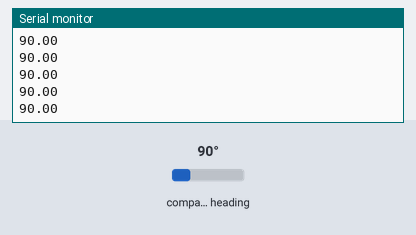
The sketch below on a simulated ESP32. On the bench: the last lines printed to the serial monitor. The inputs (shaded band) are chosen by the test bench; at power-on: compass heading 90°.

Above: at 1.2 s.
1.3 s: compass heading set to 7°
At 1.32 s:
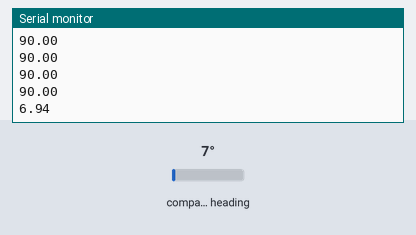
2.8 s: compass heading set to 180°
At 2.84 s:
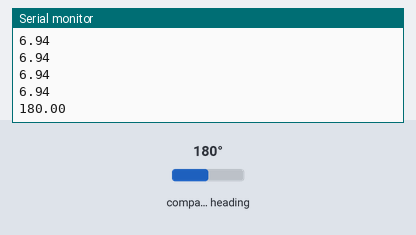
Timing chart, 0 to 5.8 s (numbered marks = the images above; inputs shaded):
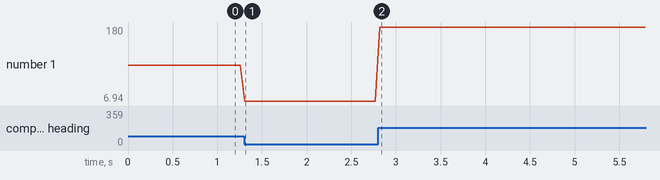

Measured:
- after the input at 1.3 s, the serial monitor: prints a new line at once (image 1)
- after the input at 2.8 s, the serial monitor: prints a new line at once (image 2)
- plotted number 1: 90 → 6.94 after the input at 1.3 s, 6.94 → 180 after the input at 2.8 s

The sketch:

as5600_testing.ino
```cpp
#include <Wire.h>
#include "AS5600.h"  // Include the AS5600 library header

AS5600 sensor(&Wire);  // Initialize the AS5600 sensor object with the default I2C Wire

void setup() {
  Serial.begin(115200);
  Wire.begin(21, 22);  // Initialize I2C with SDA on GPIO 21 and SCL on GPIO 22 (ESP32 default)

  // Check if the sensor is connected
  if (!sensor.begin()) {
    Serial.println("AS5600 sensor not detected. Please check wiring.");
    while (1);  // Halt if the sensor is not detected
  } else {
    Serial.println("AS5600 sensor detected successfully.");
  }
}

void loop() {

    // Read and print the raw angle in degrees
    uint16_t rawAngle = sensor.readAngle();
    float angleDegrees = rawAngle * AS5600_RAW_TO_DEGREES;

    //Serial.print("Angle (raw): ");
    //Serial.print(rawAngle);
    //Serial.print("\tAngle (degrees): ");
    Serial.println(angleDegrees);
    //Serial.println("°");

  delay(50);  // Adjust delay as needed
}
```
